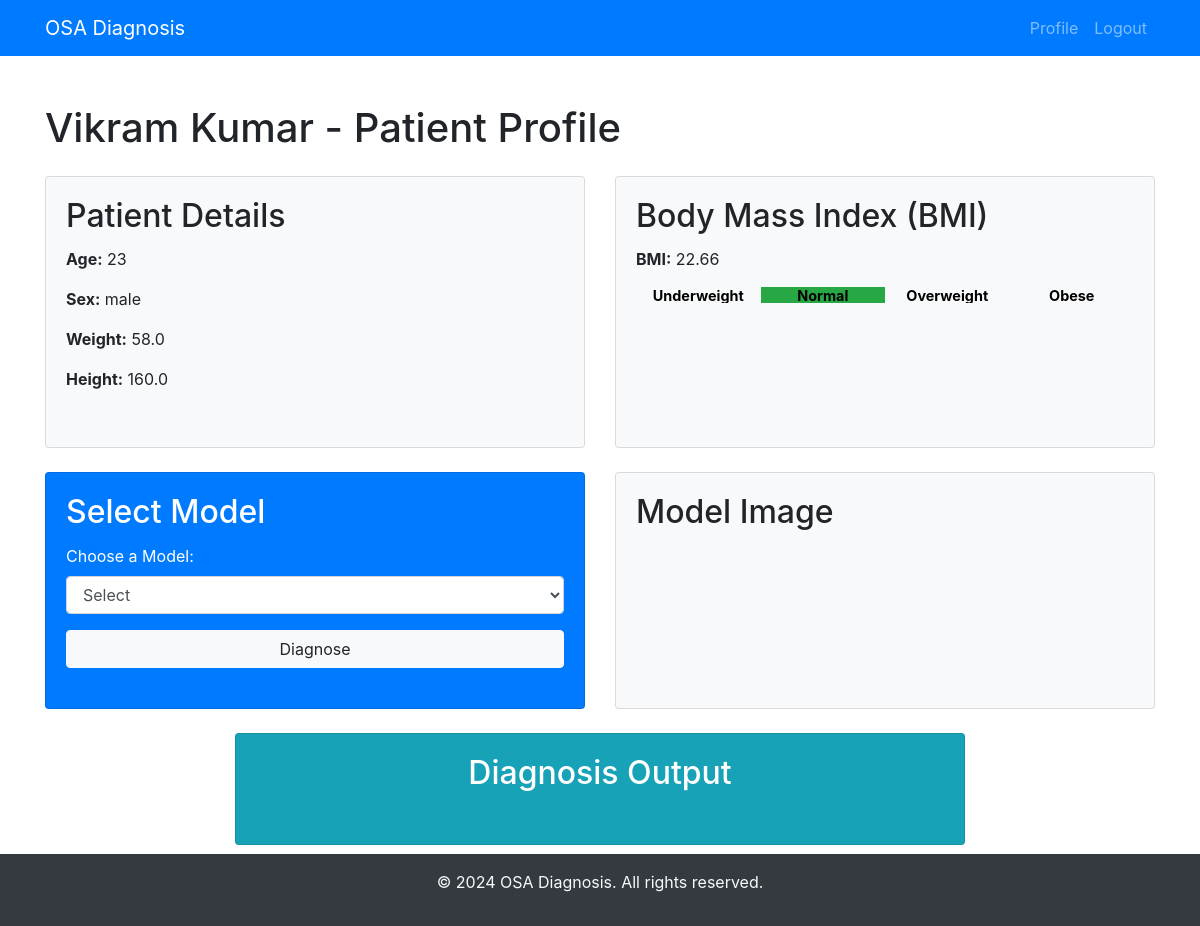
/patient/1/new/, run on an earlier commit of the app's database.
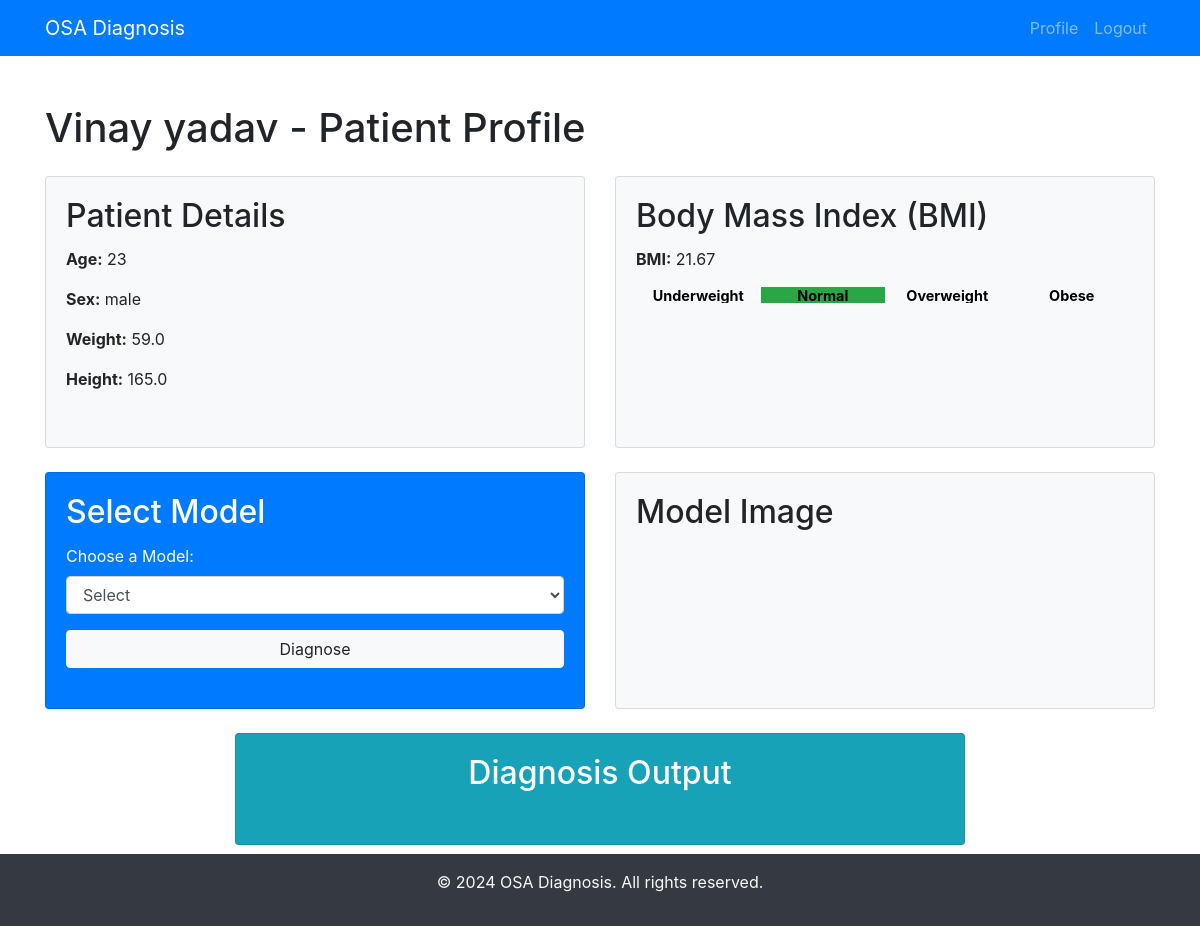
And on a later commit of the database.
### dashboard/models.py (models this page shows, shortened)
class Patient(models.Model):
    user = models.ForeignKey(User, on_delete=models.CASCADE)
    first_name = models.CharField(max_length=100)
    last_name = models.CharField(max_length=100, default="Unknown")
    age = models.IntegerField()
    sex = models.CharField(max_length=10, choices=[('male', 'Male'), ('female', 'Female')])
    weight = models.FloatField()
    height = models.FloatField()

### dashboard/views.py (the view, shortened to what this page needs)
# urls.py: path('patient/<int:patient_id>/new/', views.new_patient_profile, name='new_patient_profile'),
def new_patient_profile(request, patient_id):
    patient = get_object_or_404(Patient, id=patient_id)
    try:
        csv_file = CSVFile.objects.filter(patient=patient).last()
    except CSVFile.DoesNotExist:
        csv_file = None
    interpreter = None
    model_name = request.POST.get('model', None)
    if model_name:
        try:
            interpreter = load_model_from_file(model_name)
            interpreter.allocate_tensors()
        except FileNotFoundError as e:
            print(e)
    height_in_meters = patient.height / 100  # Convert height to meters
    weight = patient.weight
    if height_in_meters > 0:  # Avoid division by zero
        bmi = round(weight / (height_in_meters ** 2), 2)
    else:
        bmi = None
    bmi_category = categorize_bmi(bmi)
    return render(request, 'dashboard/new_patient_profile.html', {'patient': patient,'bmi': bmi, 'bmi_category': bmi_category, 'model': model_name})

### dashboard/views.py (called while the page is built)
def categorize_bmi(bmi):
    if bmi < 18.5:
        return "Underweight"
    elif bmi >= 18.5 and bmi < 25:
        return "Normal"
    elif bmi >= 25 and bmi < 30:
        return "Overweight"
    else:
        return "Obese"

### templates/dashboard/new_patient_profile.html (shortened to what the changed rows need)
<!DOCTYPE html>
<html lang="en">
<head>
    <link href="https://stackpath.bootstrapcdn.com/bootstrap/4.3.1/css/bootstrap.min.css" rel="stylesheet">
</head>
<body>
    {%load static%}
    <div class="container mt-5">
        <div class="row">
            <div class="col-md-12 content-wrapper">
                <h1 class="mb-4">{{ patient.first_name }} {{ patient.last_name }} - Patient Profile</h1>
                <div class="row">
                    <div class="col-md-6">
                        <div class="card bg-light flex-item h-100">
                            <div class="card-body">
                                <h2 class="card-title">Patient Details</h2>
                                <p><strong>Age:</strong> {{ patient.age }}</p>
                                <p><strong>Sex:</strong> {{ patient.sex }}</p>
                                <p><strong>Weight:</strong> {{ patient.weight }}</p>
                                <p><strong>Height:</strong> {{ patient.height }}</p>
                            </div>
                        </div>
                    </div>
                    <div class="col-md-6">
                        <div class="card bg-light flex-item h-100">
                            <div class="card-body">
                                <h2 class="card-title">Body Mass Index (BMI)</h2>
                                <p><strong>BMI:</strong> {{ bmi }}</p>
                                <div class="progress">
                                    {% if bmi_category == 'Underweight' %}
                                    <div class="progress-bar bg-dark" role="progressbar" style="width: 25%; color: black;"
                                        aria-valuenow="25" aria-valuemin="0" aria-valuemax="100"><span style="font-weight: bold; font-size: larger;">Overweight</span></div>
                                    <div class="progress-bar bg-light" role="progressbar" style="width: 25%; color: black;"
                                        aria-valuenow="25" aria-valuemin="0" aria-valuemax="100"><span style="font-weight: bold; font-size: larger;">Overweight</span></div>
                                    <div class="progress-bar bg-light" role="progressbar" style="width: 25%; color: black;"
                                        aria-valuenow="25" aria-valuemin="0" aria-valuemax="100"><span style="font-weight: bold; font-size: larger;">Overweight</span></div>
                                    <div class="progress-bar bg-light" role="progressbar" style="width: 25%; color: black;"
                                        aria-valuenow="25" aria-valuemin="0" aria-valuemax="100"><span style="font-weight: bold; font-size: larger;">Obese</span<span style="font-weight: bold; font-size: larger;">Overweight</span></div>
                                    {% elif bmi_category == 'Normal' %}
                                    <div class="progress-bar bg-light" role="progressbar" style="width: 25%; color: black;"
                                        aria-valuenow="25" aria-valuemin="0" aria-valuemax="100"><span style="font-weight: bold; font-size: larger;">Underweight</span></div>
                                    <div class="progress-bar bg-success" role="progressbar" style="width: 25%; color: black;"
                                        aria-valuenow="25" aria-valuemin="0" aria-valuemax="100"><span style="font-weight: bold; font-size: larger;">Normal</span></div>
                                    <div class="progress-bar bg-light" role="progressbar" style="width: 25%; color: black;"
                                        aria-valuenow="25" aria-valuemin="0" aria-valuemax="100"><span style="font-weight: bold; font-size: larger;">Overweight</span></div>
                                    <div class="progress-bar bg-light" role="progressbar" style="width: 25%; color: black;"
                                        aria-valuenow="25" aria-valuemin="0" aria-valuemax="100"><span style="font-weight: bold; font-size: larger;">Obese</span></div>
                                    {% endif %}
                                </div>
                            </div>
                        </div>
                    </div>
                </div>
                <div class="row mt-4">
                    <div class="col-md-6">
                        <div class="card bg-primary text-white flex-item h-100 position-relative">
                            <div class="card-body">
                                <h2 class="card-title">Select Model</h2>
                            </div>
                        </div>
                    </div>
                    <div class="col-md-6">
                        <div class="card bg-light flex-item h-100">
                            <div class="card-body">
                                <h2 class="card-title">Model Image</h2>
                            </div>
                        </div>
                    </div>
                </div>
                <div class="row mt-4 justify-content-center">
                    <div class="col-md-8">
                        <div class="card bg-info text-white flex-item h-100">
                            <div class="card-body">
                                <h2 class="card-title text-center">Diagnosis Output</h2>
                            </div>
                        </div>
                    </div>
                </div>
            </div>
        </div>
    </div>
</body>
</html>

What changed in the data, as far as the page shows it:
changed Patient "male": first_name "Vikram" → "Vinay"; last_name "Kumar" → "yadav"; weight "58.0" → "59.0"; height "160.0" → "165.0"
Also different on the page:
{{ bmi }}: "22.66" → "21.67"
